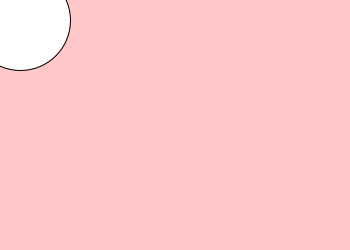
Frame 1 (no input)
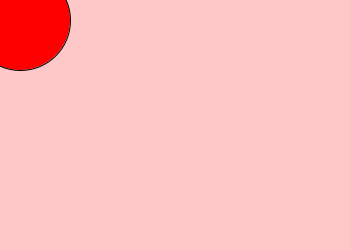
Frame 60 (the mouse pressed at the canvas centre just before this capture)
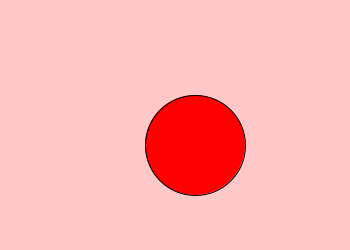
Frame 120 (the mouse held since frame 60 and released just before this capture)

The Processing sketch that drew these frames (run headless with seeded random() and noise(); from frame 60 on, the mouse is pressed at the canvas centre):

// Processing sketch: processing_106934
// ── processing_106934.pde

void setup() {  //setup function called initially, only once
  size(350, 250);
  }
  
void draw() {  //draw function loops 
     
     background(255,200,200);

     ellipse(20+mouseX,20+mouseY,100,100);
     
     if(mousePressed) {
       fill(255,0,0);
     }
     else{
         fill(255,0,0);
     } 
     
}
